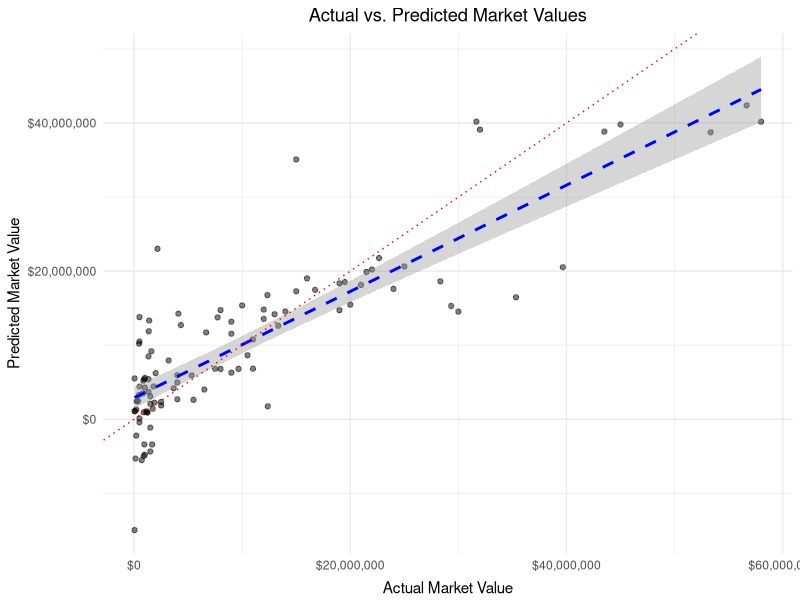
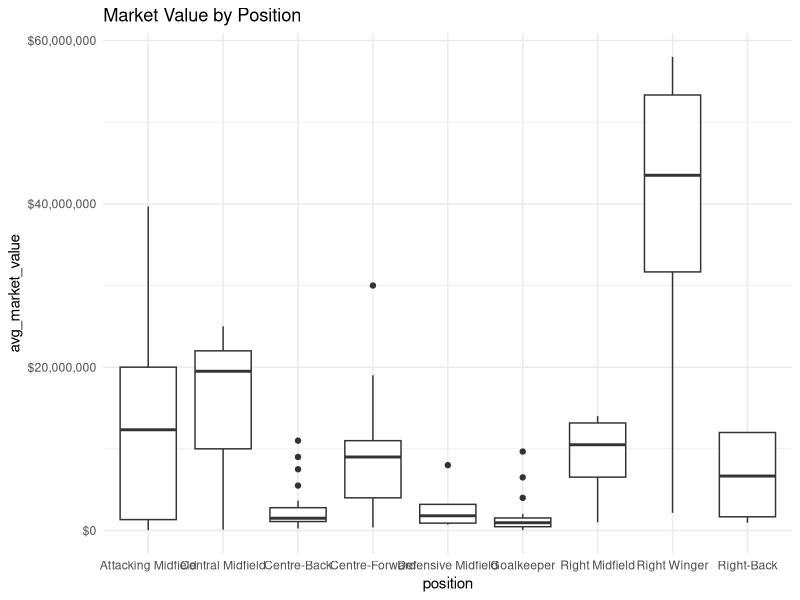
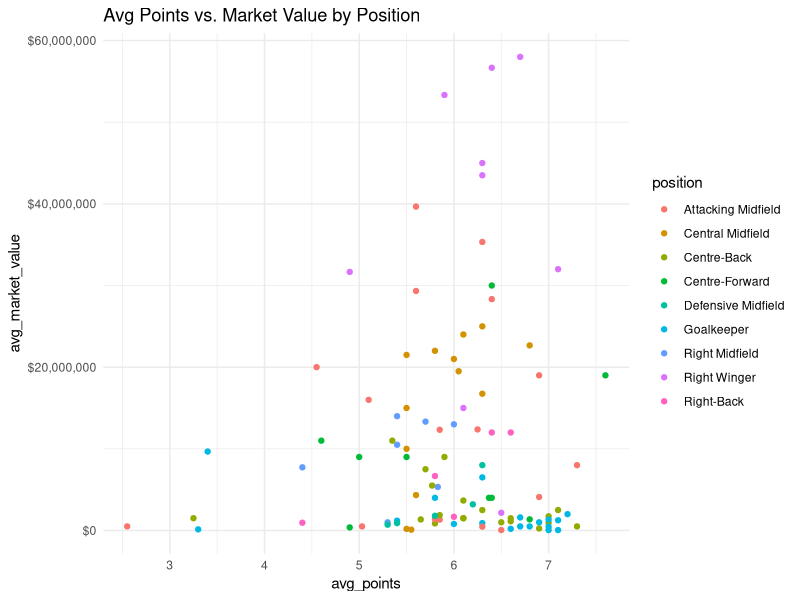
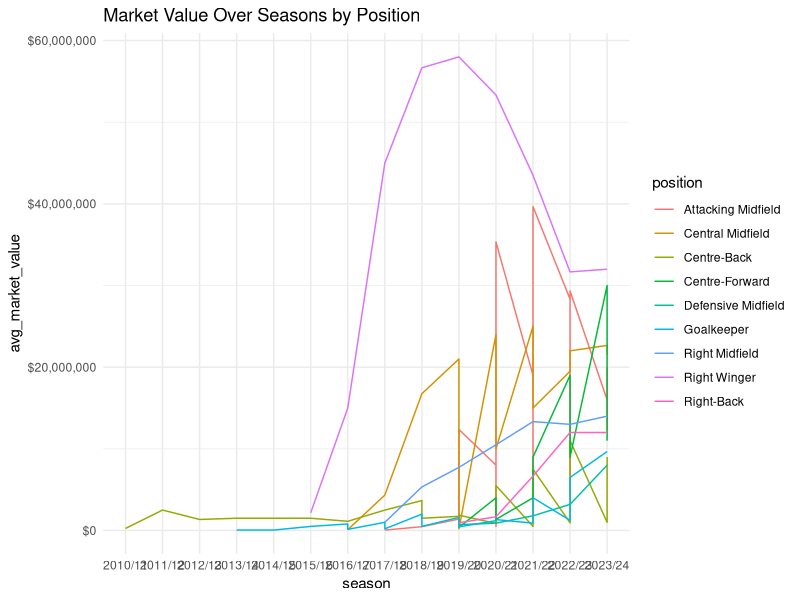
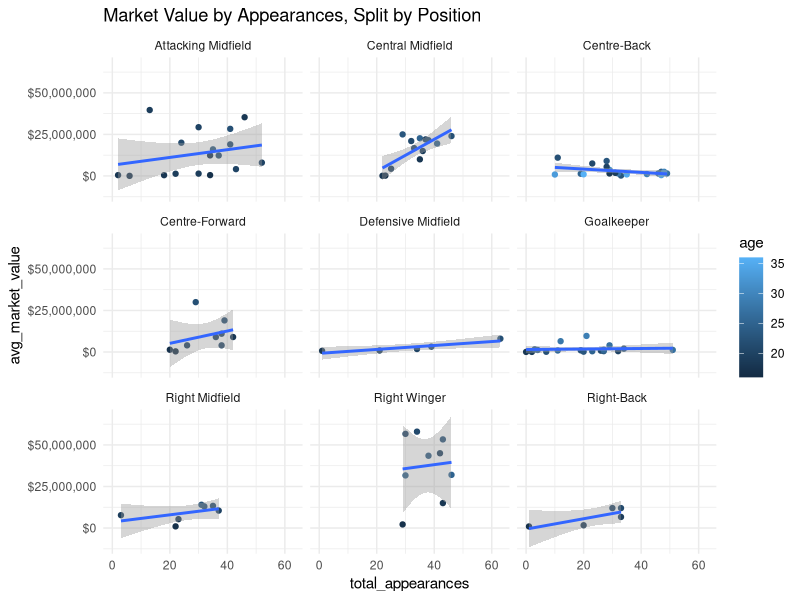
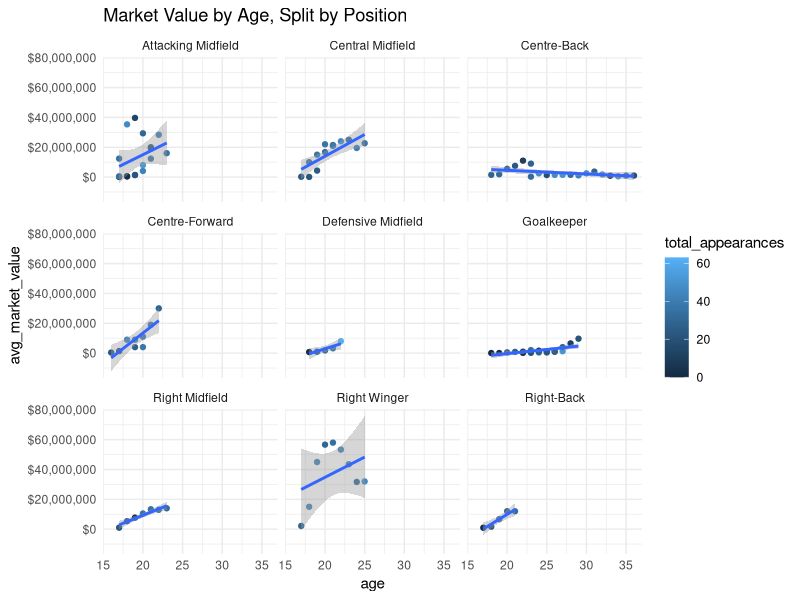
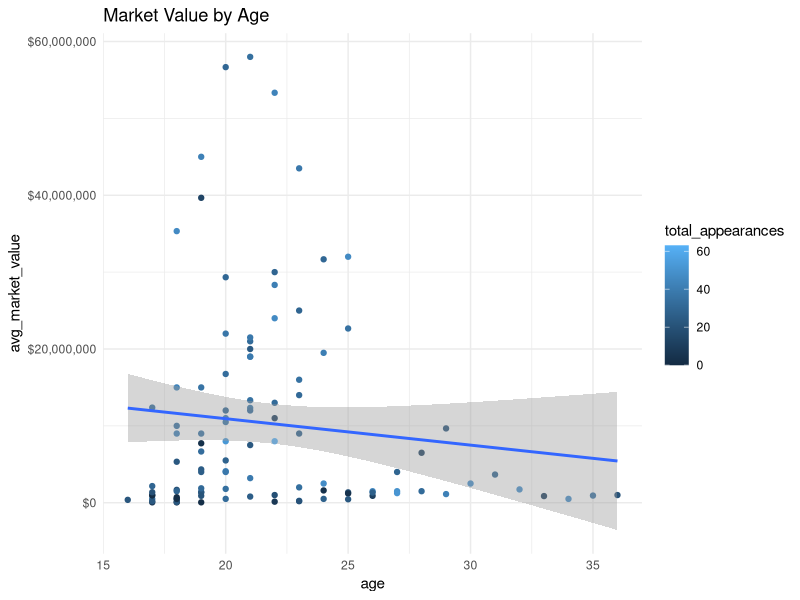

Here is the R script that generated these plots, in order:
library(readr)
library(dplyr)
library(tidyverse)
library(ggplot2)
library(scales)
library(lubridate)

# Read TM and BeSoccer Combined Table
combined_data <- read_csv("combined_data.csv", na = c("NA", "missing", "-"))

# Drop Unused columns and Group
combined_data <- combined_data %>%
  select(-league, -birthplace, -nationality, -player_profile_links) %>%
  group_by(player_id, season, name, team, position, height, birthdate) %>%
  summarise(
    avg_points = mean(avg_pts, na.rm = TRUE),
    avg_elos = mean(avg_elo, na.rm = TRUE),
    avg_market_value = mean(market_value_in_eur, na.rm = TRUE),
    .groups = 'drop'
  )

# Edit BD
combined_data$birthdate <- as.Date(sub(" \\(.*\\)$", "", combined_data$birthdate), format="%b %d, %Y")

### Create Age Column
# Get the year from the season
combined_data$season_year <- as.numeric(substr(combined_data$season, 1, 4))

# Get the year from the birthdate
combined_data$birth_year <- as.numeric(format(combined_data$birthdate, "%Y"))

# Calculate the age
combined_data$age <- combined_data$season_year - combined_data$birth_year

# Format Season Year
combined_data$season_year <- as.Date(paste(combined_data$season_year, "-01-01", sep=""), format="%Y-%m-%d")

# Get Rid of Columns
combined_data <- combined_data %>%
  select(-birth_year, -birthdate)

# Set nulls
combined_data$avg_market_value <- ifelse(combined_data$avg_market_value == "NaN", NA, combined_data$avg_market_value)

# Read Stats File
stats_data <- read_csv("player_stats_profile.csv")

# Correct Col Name
stats_data <- rename(stats_data, player_id = Player_ID)

# Get Rid of "-"
stats_data$appearances <- ifelse(stats_data$appearances == "-", NA, stats_data$appearances)
stats_data$goals <- ifelse(stats_data$goals == "-", NA, stats_data$goals)
stats_data$cards <- ifelse(stats_data$cards == "-", NA, stats_data$cards)

# Change Data Types
stats_data$appearances <- as.numeric(stats_data$appearances)
stats_data$goals <- as.numeric(stats_data$goals)

# Drop Columns
stats_data <- stats_data %>%
  select(-name, 
         -player_profile_links,
         -`Birthdate (Age)`,
         -BirthPlace,
         -Nationality,
         -Height,
         -Position,
         -cards) %>%
  group_by(player_id, season) %>%
  summarise(
    total_goals = sum(goals, na.rm = TRUE),
    total_appearances = sum(appearances, na.rm = TRUE),
    competition_count = n(),
    #.groups = 'drop'
  )

# Get Dataset to Analyze
data_with_stats <- left_join(combined_data, stats_data, by = c("player_id", "season"))

##############
# Analysis

# Omit NAs
clean_data <- na.omit(data_with_stats)

# Clean the Height Variable
clean_data$height <- as.numeric(gsub(",", ".", gsub("m", "", clean_data$height)))  # Remove 'm' and replace comma

lm_data <- clean_data

### Overall Linear Regression ###
# Create LR Model
linear_model <- lm(avg_market_value ~ position + height + avg_elos + avg_points + total_goals + total_appearances + competition_count + age, data = lm_data)

# Summarize Model
summary(linear_model)

# Predict market values using the model
lm_data$predicted_market_value <- predict(linear_model, newdata = lm_data)

# Add actual market value to data frame
lm_data$actual_market_value <- lm_data$avg_market_value

# Plot actual vs. predicted market values
plot <- ggplot(lm_data, aes(x = actual_market_value, y = predicted_market_value)) +
  geom_point(alpha = 0.5) +
  geom_smooth(method = "lm", color = "blue", linetype = "dashed") +
  ggtitle("Actual vs. Predicted Market Values") +
  xlab("Actual Market Value") +
  ylab("Predicted Market Value") +
  theme_minimal() +
  geom_abline(intercept = 0, slope = 1, linetype = "dotted", color = "red") +
  scale_x_continuous(labels = dollar_format(prefix = "$", suffix = "", big.mark = ",")) +
  scale_y_continuous(labels = dollar_format(prefix = "$", suffix = "", big.mark = ",")) +
  theme(
    plot.title = element_text(hjust = 0.5),
    axis.title.x = element_text(vjust = -0.2),
    axis.title.y = element_text(vjust = 1.1)
  )

# Print the plot
print(plot)

###############################

#summary statistics of data_clean (as a whole)
str(clean_data)
summary(clean_data)

#summary statistics for each position (that we have data for)
position_summary <- clean_data %>%
  group_by(position) %>%
  summarise(
    avg_market_value = mean(avg_market_value, na.rm = TRUE),
    med_market_value = median(avg_market_value, na.rm = TRUE),
    avg_points = mean(avg_points, na.rm = TRUE),
    avg_elos = mean(avg_elos, na.rm = TRUE),
    total_appearances = sum(total_appearances, na.rm = TRUE),
    competition_count = sum(competition_count, na.rm = TRUE)
  )

# Boxplot for market value by position
ggplot(clean_data, aes(x = position, y = avg_market_value)) +
  geom_boxplot() +
  labs(title = "Market Value by Position") +
  scale_y_continuous(labels = dollar_format(prefix = "$", suffix = "", big.mark = ",")) +
  theme_minimal()

# Scatter plot of points vs. market value, colored by position
ggplot(clean_data, aes(x = avg_points, y = avg_market_value, color = position)) +
  geom_point() +
  labs(title = "Avg Points vs. Market Value by Position") +
  scale_y_continuous(labels = dollar_format(prefix = "$", suffix = "", big.mark = ",")) +
  theme_minimal()

# Line plot of market value over seasons by position
ggplot(clean_data, aes(x = season, y = avg_market_value, color = position, group = position)) +
  geom_line() +
  labs(title = "Market Value Over Seasons by Position") +
  scale_y_continuous(labels = dollar_format(prefix = "$", suffix = "", big.mark = ",")) +
  theme_minimal()

###

#correlation analysis
cor_results <- cor(clean_data %>%
                     select(avg_market_value, avg_points, avg_elos, total_appearances), use = "complete.obs")
cor_results

# Multiple linear regression with other factors
lm2 <- lm(avg_market_value ~ avg_points + total_appearances + position, data = clean_data)
summary(lm2)



##############################
segment_data <- clean_data %>%
  select(-player_id,
         -season,
         -name,
         -team,
         -height,
         -avg_points,
         -avg_elos,
         -season_year,
         -total_goals,
         -competition_count)

### Segmented Analysis
# MV Segmented Analysis by Appearances and Position
plot_segmented_apps <- ggplot(segment_data, aes(x = total_appearances, y = avg_market_value, color = age)) +
  geom_point() +
  facet_wrap(~position) +
  geom_smooth(method = "lm", se = TRUE) +
  theme_minimal() +
  scale_y_continuous(labels = dollar_format(prefix = "$", suffix = "", big.mark = ",")) +
  labs(title = "Market Value by Appearances, Split by Position")
print(plot_segmented_apps)

# MV Segmented Analysis by Age and Position
plot_segmented_age <- ggplot(segment_data, aes(x = age, y = avg_market_value, color = total_appearances)) +
  geom_point() +
  facet_wrap(~position) +
  geom_smooth(method = "lm", se = TRUE) +
  theme_minimal() +
  scale_y_continuous(labels = dollar_format(prefix = "$", suffix = "", big.mark = ",")) +
  labs(title = "Market Value by Age, Split by Position")
print(plot_segmented_age)

# MV Analysis of Age
plot_age <- ggplot(segment_data, aes(x = age, y = avg_market_value, color = total_appearances)) +
  geom_point() +
  geom_smooth(method = "lm", se = TRUE) +
  theme_minimal() +
  scale_y_continuous(labels = dollar_format(prefix = "$", suffix = "", big.mark = ",")) +
  labs(title = "Market Value by Age")
print(plot_age)
